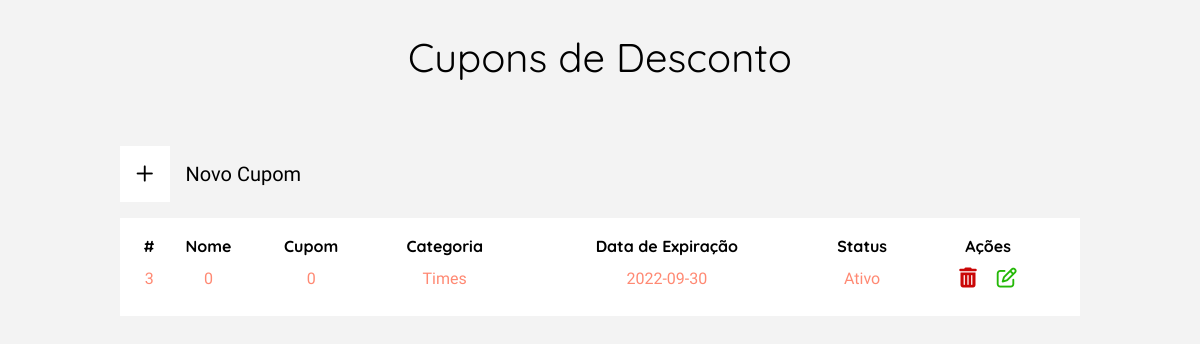
Screenshot of /view/listCupons.php with the database file from the repository.
### tables this page shows
CREATE TABLE user_cupom(
	id_cupom INT NOT NULL,
	id_categoria INT NOT NULL,
	nome_cupom INT NOT NULL,
	codigo_cupom INT NOT NULL,
	data_expira_cupom DATE NOT NULL,
	desconto_cupom VARCHAR(4) NOT NULL,
	data_reg_cupom DATETIME DEFAULT CURRENT_TIMESTAMP NOT NULL COMMENT 'data e hora do registro',
	status INT(1) NOT NULL COMMENT '1 - ativo; 0 - inativo',

	FOREIGN KEY ( id_categoria ) REFERENCES user_categoria( id_categoria )
);

CREATE TABLE user_categoria(
	id_categoria INT NOT NULL PRIMARY KEY,
	nome_categoria VARCHAR(200) NOT NULL,
	img_categoria VARCHAR(300) NOT NULL,
	data_reg_cupom DATETIME DEFAULT CURRENT_TIMESTAMP NOT NULL  COMMENT 'data e hora do registro'
);

### model/conexao.class.php (called while the page is built, shortened)
<?php
class Conexao{
    public function __construct(){
        try{
            $this->pdo = new PDO("mysql:dbname=2ucase_bd2;host=localhost","root","");
        }catch(PDOException $e){
            echo "Erro com banco de dados: " . $e->getMessage() . "<br>";
            exit();
        }catch(Exception $e){
            echo "Erro generico: " . $e->getMessage() . "<br>";
            exit();
        }
    }
}
?>

### model/Manager.class.php (called while the page is built, shortened)
<?php
require_once 'Conexao.class.php';
class Manager extends Conexao {
	public function listClient($table, $columnName) {
        $cmd = $this->pdo->query("SELECT * FROM {$table} ORDER by {$columnName} DESC");
        $res = $cmd->fetchAll(PDO::FETCH_ASSOC);
        return $res;
	}
    public function getInfo($table, $columnName, $id) {
		$sql = "SELECT * FROM $table WHERE {$columnName} = :id";
		$statement = $this->pdo->prepare($sql);
		$statement->bindValue(":id", $id);
		$statement->execute();
		return $statement->fetchAll();
	}
}

### view/listCupons.php (the view, shortened to what this page needs)
<?php
require_once "../model/Manager.class.php";
$manager = new Manager();
$resultListCupons = $manager->listClient('user_cupom', 'id_cupom');
?>
<!DOCTYPE html>
<html lang="pt-br">
<head>
    <?php require_once "../config/config.php"; ?>
    <link rel="stylesheet" href="../assets/css/cupons.css">
</head>
<body id="body-margin">
    <main class="container-produto">
        <h1>Cupons de Desconto</h1>
        <section class="container-tabela-filter">
            <section class="container-filters">
                <button id="btn-new-produto">
                    <div class="icon-container">
                        <i class="fa-regular fa-plus"></i>
                    </div>
                    Novo Cupom
                </button>
            </section>
            <section class="container-tabela">
                <table class="table-clientes">
                    <tr>
                        <th>#</th>
                        <th>Nome</th>
                        <th>Cupom</th>
                        <th>Categoria</th>
                        <th>Data de Expiração</th>
                        <th>Status</th>
                        <th>Ações</th>
                    </tr>
                    <?php
                    if (count($resultListCupons) > 0) :
                        for ($i = 0; $i < count($resultListCupons); $i++) :
                            $exibCategoria = $manager->getInfo('user_categoria', 'id_categoria', $resultListCupons[$i]['id_categoria']);
                            for ($jk = 0; $jk < count($exibCategoria); $jk++) :
                    ?>
                                <tr>
                                    <td><?= $resultListCupons[$i]['id_cupom'] ?></td>
                                    <td><?= $resultListCupons[$i]['nome_cupom'] ?></td>
                                    <td><?= $resultListCupons[$i]['codigo_cupom'] ?></td>
                                    <td><?= $exibCategoria[$jk]['nome_categoria'] ?></td>
                                    <td><?= $resultListCupons[$i]['data_expira_cupom'] ?></td>
                                    <td><?= $resultListCupons[$i]['status'] == 1 ? "Ativo" : "Inativo" ?></td>
                                    <td id="btn-actions">
                                        <button id="delete-prod" onclick="window.location.href='../controller/ControllerCupomADM.php?id=<?= $resultListCupons[$i]['id_cupom'] ?>&action=deleteCupomADM'">
                                            <i class="fa-solid fa-trash-can"></i>
                                        </button>
                                        <button id="edit-prod">
                                            <i class="fa-regular fa-pen-to-square"></i>
                                        </button>
                                    </td>
                                </tr>
                    <?php
                            endfor;
                        endfor;
                    endif;
                    ?>
                </table>
            </section>
        </section>
    </main>
</body>
</html>

### assets/css/cupons.css (style rules this page uses)
.container-produto { display: flex; flex-direction: column; align-items: center; justify-content: center; gap: 4rem; margin-top: 2rem; }
.container-tabela-filter { display: flex; flex-direction: column; align-items: center; width: 60rem; }
.container-filters { display: flex; justify-content: space-between; width: 100%; align-items: flex-end; }
#btn-new-produto { display: flex; align-items: center; gap: 1rem; background-color: transparent; border: none; cursor: pointer; }
#btn-new-produto .icon-container { background-color: #ffff; padding: 1rem; cursor: pointer; }
.container-tabela { width: 100%; background-color: #ffff; margin-top: 1rem; }
.container-tabela .table-clientes { width: 100%; padding: 1rem; }
.table-clientes tr td { text-align: center; }
#btn-actions button { padding: .5rem; background-color: transparent; border: none; }
#btn-actions #edit-prod i { color: #25b808; cursor: pointer; }
#btn-actions #delete-prod i { color: #ca0606; cursor: pointer; }

### rows the page displays
user_cupom: id_cupom "3", nome_cupom "0", codigo_cupom "0", id_categoria.nome_categoria "Times", data_expira_cupom "2022-09-30", status "Ativo"
